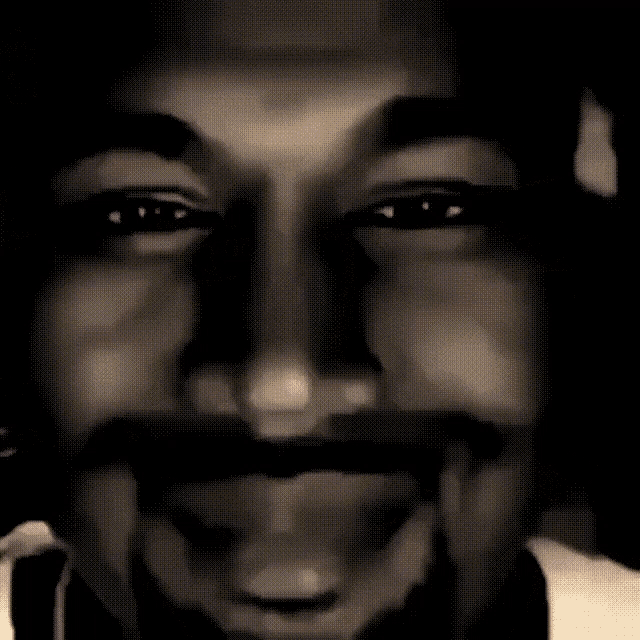
#> input picture tools/art/photos/kanye.png, 640 x 640 px
$ python standee.py kanye '#' tools/art/photos/kanye.png '->' web/art/monsters/kanye.png
#> lines starting #> are read from the running program, lines starting #| are printed output that depends on the picture; after the words box and inside, x2 and y2 are one past the last pixel; in counts of white or black regions, pixels touching at a corner belong together
#!/usr/bin/env python3
"""A pursuer's standee from a photograph, for a pursuer that is a real person
and so is not drawn in TikZ (tools/art.py draws the original cast).

    python3 tools/standee.py kanye     # tools/art/photos/kanye.png -> web/art/monsters/kanye.png

The card matches the drawn standees (tools/art.py `standee` and `check`):
1024x1536 with a transparent background, the figure standing on the bottom
edge and clear of the top and sides, a white cardboard border of 24 px with
a thin cut edge round it, and the plum ink line inside. The photograph fills
an arch-topped card; below it the card fades into the photograph's own
darkest colour, so the face looms over a dark body.

Needs Pillow (a development tool only; the game does not run it).
"""
import sys
from pathlib import Path

from PIL import Image, ImageDraw, ImageFilter

ROOT = Path(__file__).resolve().parents[1]
W, H = 1024, 1536
MARGIN = 14  # clear of the sides and top, as `check` asks
BORDER = 24  # the white cardboard
EDGE = 3  # the cut line round the cardboard
INK = 7  # the plum line round the picture
CUTEDGE = (0xA8, 0x99, 0x8A, 255)
WHITE = (255, 255, 255, 255)
PLUM = (0x3B, 0x23, 0x40, 255)
FADE = 420  # pixels over which the photograph fades into the dark below
GROW = 116  # percent: the photograph a little wider than the card, cropped at the sides


def arch(draw, box, fill):
    """An arch-topped card: a half circle over a rectangle down to the bottom."""
    x0, y0, x1, y1 = box
    r = (x1 - x0) / 2
    draw.ellipse((x0, y0, x1, y0 + 2 * r), fill=fill)
    draw.rectangle((x0, y0 + r, x1, y1), fill=fill)


def standee(photo):
    card = Image.new("RGBA", (W, H), (0, 0, 0, 0))
#> card: PIL image 1024x1536 RGBA; every value is 0
    d = ImageDraw.Draw(card)
    outer = (MARGIN, MARGIN, W - MARGIN, H)
    arch(d, outer, CUTEDGE)
    arch(d, (outer[0] + EDGE, outer[1] + EDGE, outer[2] - EDGE, H), WHITE)
    ink = (outer[0] + BORDER, outer[1] + BORDER, outer[2] - BORDER, H)
    arch(d, ink, PLUM)
    inner = (ink[0] + INK, ink[1] + INK, ink[2] - INK, H)
    iw, ih = inner[2] - inner[0], inner[3] - inner[1]

    # the picture: the photograph at the top, fading into its own dark below
    src = photo.convert("RGB")
#> src is the input picture: PIL image 640x640 RGB; mean R, G, B 37.5, 31.7, 27.2
    side = iw * GROW // 100
    face = src.resize((side, side), Image.LANCZOS).crop(((side - iw) // 2, 0, (side - iw) // 2 + iw, side))
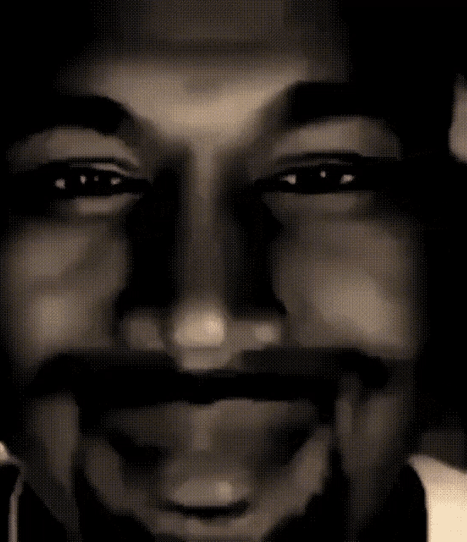
#> face: PIL image 934x1083 RGB (shown at 1/2 size); mean R, G, B 39.8, 33.5, 28.8
    bottom = src.crop((0, src.height * 9 // 10, src.width, src.height)).resize((1, 1), Image.BOX).getpixel((0, 0))
#> bottom = (61, 53, 45)
    dark = tuple(int(c * 0.7) for c in bottom)
#> dark = (42, 37, 31)
    pic = Image.new("RGB", (iw, ih), dark)
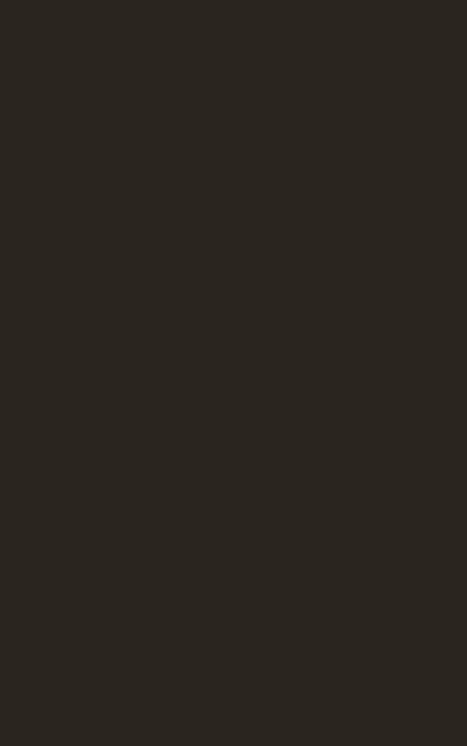
#> pic: PIL image 934x1491 RGB (shown at 1/2 size); mean R, G, B 42, 37, 31
    fade = Image.linear_gradient("L").resize((iw, FADE)).transpose(Image.FLIP_TOP_BOTTOM)
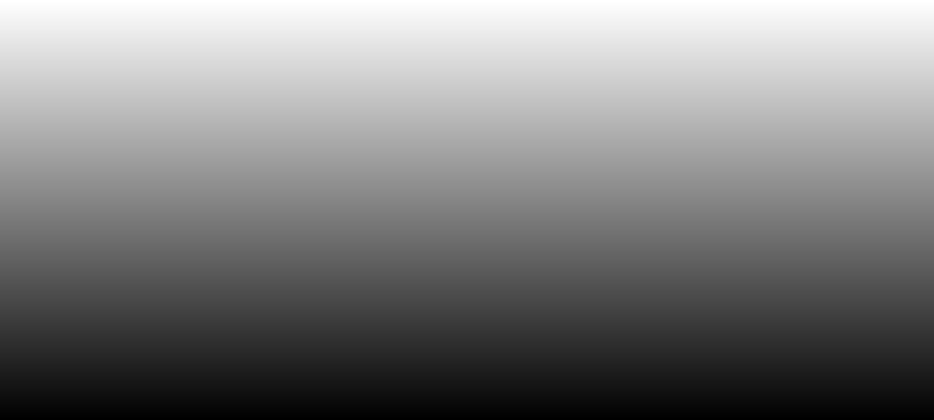
#> fade: PIL image 934x420 L; min 0, max 255, mean 127.5
    mask = Image.new("L", (iw, side), 255)
#> mask: PIL image 934x1083 L; every value is 255
    mask.paste(fade, (0, side - FADE))
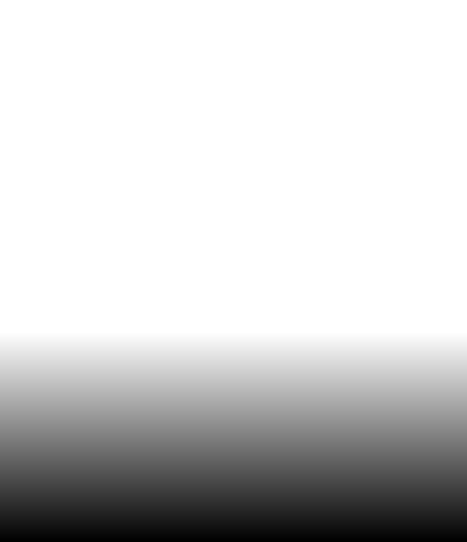
#> mask: PIL image 934x1083 L (shown at 1/2 size); min 0, max 255, mean 205.6
    pic.paste(face, (0, 0), mask)
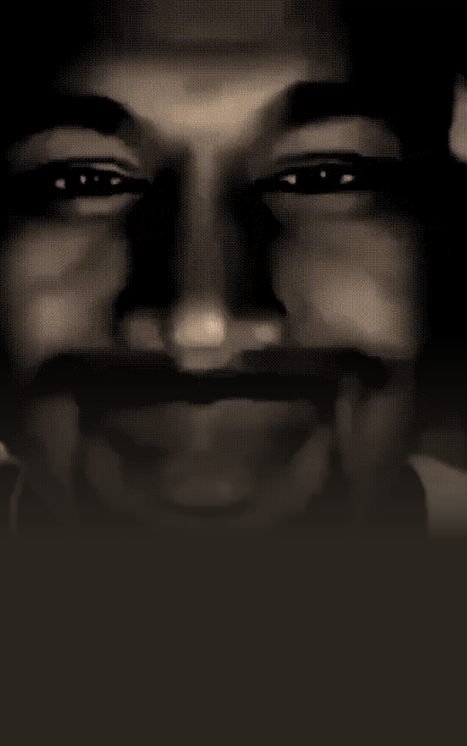
#> pic: PIL image 934x1491 RGB (shown at 1/2 size); mean R, G, B 40.6, 34.8, 29.5
    pic = pic.filter(ImageFilter.UnsharpMask(radius=2, percent=60))

    shape = Image.new("L", (W, H), 0)
#> shape: PIL image 1024x1536 L; every value is 0
    arch(ImageDraw.Draw(shape), inner, 255)
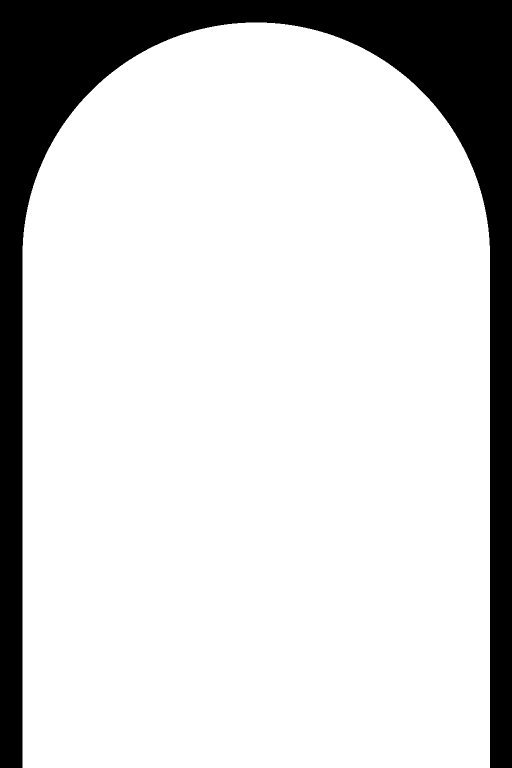
#> shape: PIL image 1024x1536 L (shown at 1/2 size); 82.7% white; 1 black region, box (x1, y1, x2, y2) and area: (0, 0, 1024, 1536) 272649
    card.paste(pic, (inner[0], inner[1]), shape.crop((inner[0], inner[1], inner[0] + iw, inner[1] + ih)))
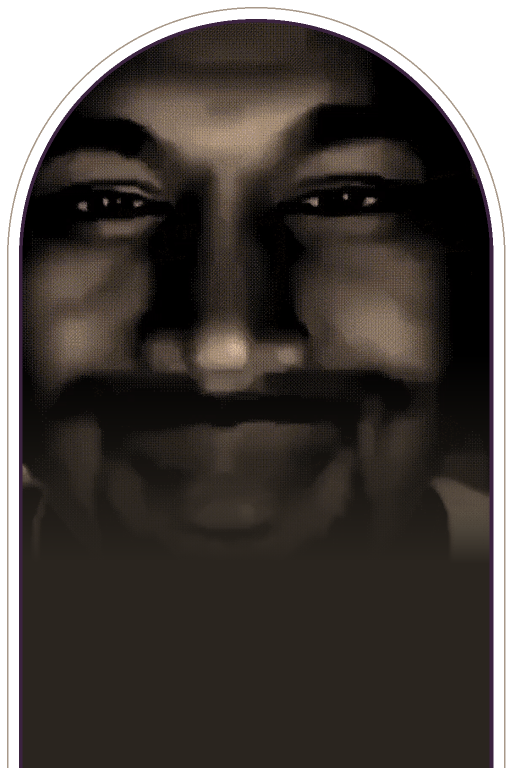
#> card: PIL image 1024x1536 RGBA (shown at 1/2 size); mean R, G, B, A 49.8, 44.3, 40, 228.7; transparent parts drawn white
    return card


def main():
    for who in sys.argv[1:] or ["kanye"]:
        src = ROOT / "tools" / "art" / "photos" / f"{who}.png"
        out = ROOT / "web" / "art" / "monsters" / f"{who}.png"
#> (the run stopped early here; a loop or call above may not have finished)
